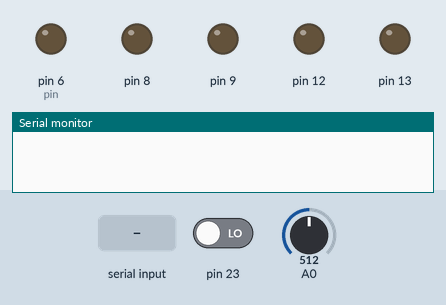
A sketch run on a simulated Arduino Uno, built with avr-gcc and run on an emulated ATmega328P. Parts: output pins drawn as LEDs (lit = HIGH), the last lines printed to the serial monitor. The inputs (shaded band) are chosen by the test bench; at power-on: A0 = 512, pin 23 LOW. Pins used as bus, display or sensor lines are not drawn.

Above: at 1.2 s.
1.3 s: "1\n" received over Serial
At 2.2 s:
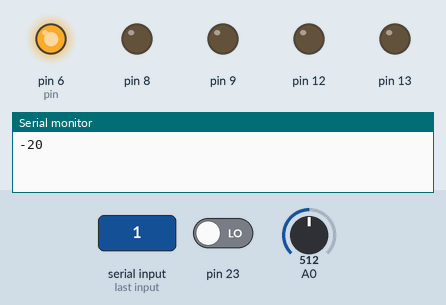
2.8 s: A0 set to 610
4.3 s: "2\n" received over Serial
At 7.2 s:
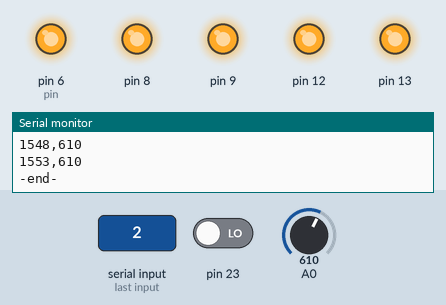
Timing chart, 0 to 8.7 s (numbered marks = the images above; inputs shaded):
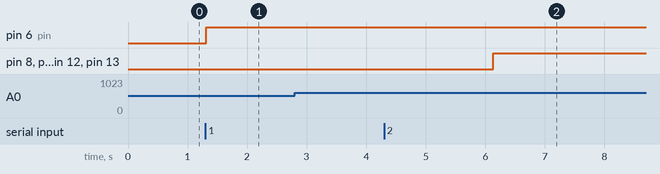

Measured:
- after the input at 1.3 s, pin 6 (pin): LOW → HIGH at once
- after the input at 4.3 s, pin 8, pin 9, pin 12, pin 13: LOW → HIGH after 1.8 s

The sketch:

sketch.ino
```cpp
#include <SoftwareSerial.h>
#define readCount 300
#define microDelay 0
int interval = 5;
SoftwareSerial mySerial(10, 11);
int pin = 6;
int mode = 0;
int isStopped = 1;


unsigned long start;
struct read
{
  int time;
  int value;
};
read reads[readCount];
void setup()
{
  pinMode(pin, INPUT);
  Serial.begin(9600);
  mySerial.begin(9600);
}
int count = 0;
void activateCharge()
{
  Serial.println(-20);
  /*for (int i = 0; i < 10; ++i)
    {
    int voltage = analogRead(A0);
    Serial.println(voltage);
    delay(interval);
    }*/
  pinMode(pin, OUTPUT);
  start = millis();
  digitalWrite(pin, HIGH);
  mode = 1;
}
void activateDischarge()
{
  pinMode(pin, OUTPUT);
  Serial.println(-21);
  mode = 0;
  /*for (int i = 0; i < 10; ++i)
    {
    int voltage = analogRead(A0);
    Serial.println(voltage);
    delay(interval);
    }*/
  start = millis();
  digitalWrite(pin, LOW);
}
void checkSerial()
{
  while (Serial.available() > 0)
  {
    int byte = Serial.read() - 48;
    mySerial.print("From serial:");
    mySerial.println(byte);
    if (byte == 0)
    {
      isStopped = 0;
      count = 0;
      activateDischarge();
    }
    else if (byte == 1)
    {
      isStopped = 0;
      count = 0;
      activateCharge();
    }
    else if (byte == 2)
    {
      isStopped = 0;
    }
    else if (byte == 3)
    {
      isStopped = 1;
    }
  }
}
bool isIntervalOk()
{
  bool isOk = true;
  return isOk;
  if (mode == 1)
  {
    int refereceVoltage = reads[count / 3].value;
    mySerial.println(refereceVoltage);
    if (refereceVoltage < 600)
    {
      interval += 10;
      isOk = false;
    }
    else if (refereceVoltage > 700)
    {
      interval -= 10;
      isOk = false;
    }
    if (interval < 1)
      interval = 1;
  }
  return isOk;
}
void loop()
{
  checkSerial();
  if (isStopped == 0)
  {
    int voltage = analogRead(A0);
    //    Serial.println(voltage);
    reads[count].time = millis() - start;
    reads[count].value = voltage;
    if (count == readCount)
    {
      pinMode(pin, INPUT);
      isStopped = 1;
      if (isIntervalOk() == true)
      {
        for (int i = 0; i < count; ++i)
        {
          Serial.print(reads[i].time);
          Serial.print(",");
          Serial.println(reads[i].value);
        }
        Serial.println("-end-");
      }
      else
      {
        count = -1;
        isStopped = 0;
        pinMode(pin, OUTPUT);
        digitalWrite(pin, LOW);
        while (analogRead(A0) > 50);
        pinMode(pin, INPUT);
        activateCharge();
      }
    }

  }
  count++;
#if microDelay==1
  delayMicroseconds(interval);
#else
  delay(interval);
#endif

}
```
